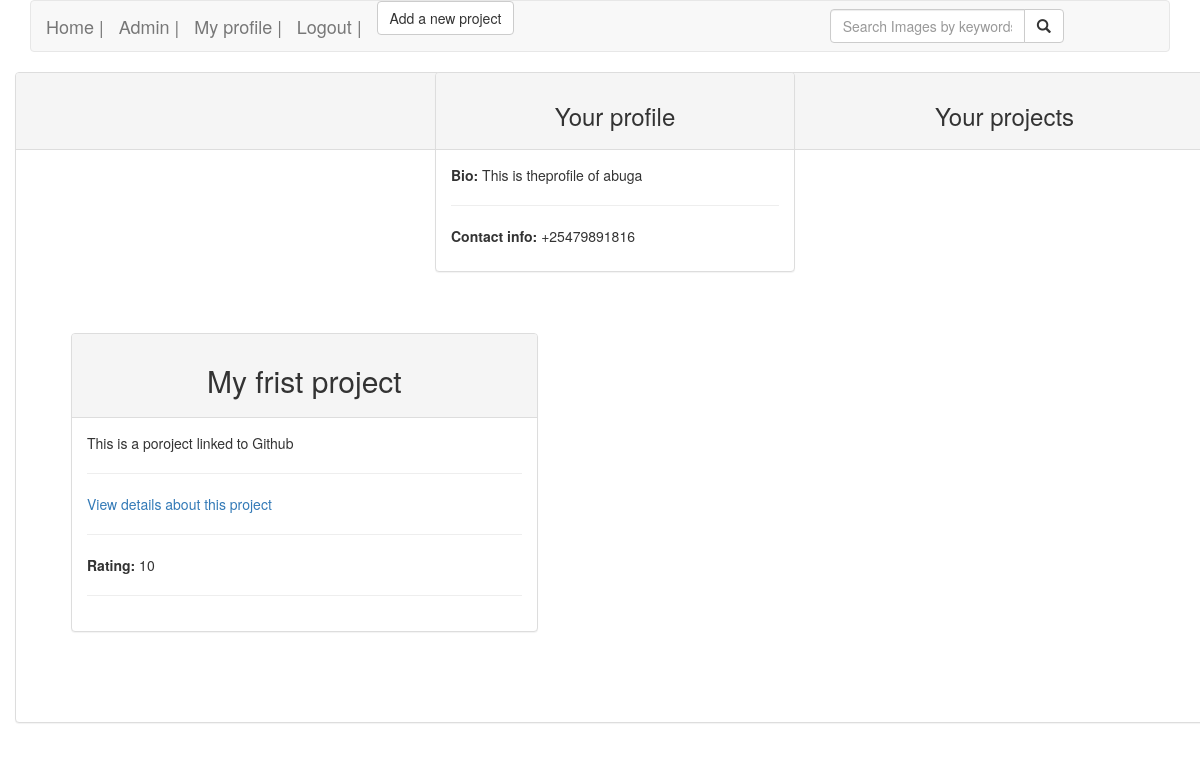
/accounts/profile/ (signed in), run on the app's committed database.
### awards/models.py (models this page shows, shortened)
class Profile(models.Model):
    username = models.ForeignKey(User,on_delete=models.CASCADE)
    bio = models.TextField()
    contactinfo = models.CharField(max_length=20)
    class Meta:
        ordering = ['username']

class Project(models.Model):
    title = models.CharField(max_length =60)
    project_details = models.TextField()
    live_site = models.CharField(max_length =100)
    creator = models.ForeignKey(User,on_delete=models.CASCADE)
    score = models.IntegerField(default=0)
    class Meta:
        ordering = ['title']

### awards/views.py (the view)
# urls.py: path('accounts/profile/', views.profile, name='user_profile'),
@login_required(login_url='/accounts/login/')
def profile(request):
    current_user=request.user
    projects = Project.objects.filter(Q(creator=current_user))
    try:
        profiles = Profile.objects.get(username=current_user)
    except Profile.DoesNotExist:
        profiles = ""
    if request.method == 'POST':
        form = NewProfileForm(request.POST, request.FILES)
        if form.is_valid():
            Profilez = form.save(commit=False)
            Profilez.username = current_user
            Profilez.save()
        return render(request, 'accounts/profile.html', {"form": form, "projects":projects, "profiles":profiles})
    else:
        form = NewProfileForm()
    return render(request, 'accounts/profile.html', {"form": form, "projects":projects,  "profiles":profiles})

### awards/forms.py
class NewProfileForm(forms.ModelForm):
    class Meta:
        model = Profile
        exclude = ['username']

### awards/templates/accounts/profile.html (shortened to what this page needs)
{%extends "django_registration/base.html"%}
{% load bootstrap3 %}
{% block content %}
<div class="container">
  <div class="row">
    <div class="col-md-4"></div>
    <div class="col-md-4">
      <div class="panel panel-default">
        <div class="panel-heading">
          <h3 class="text-center">Your profile</h3>
        </div>
        {% if profiles == ""%}
        <div class="panel-body">
                  <p> You have not yet submitted a profile, please add one below. </p>
          <form  action="{%url 'user_profile'%}" method="post" enctype="multipart/form-data">
            {%csrf_token%}
            {% bootstrap_form form%}
            <input type="submit" class="btn btn-success btn-lg" value="Post">
          </form>
            </div>
        {% else %}
        <div class="panel-body">
          <div class="row">
            <div class="col-md-12">
              <p><span style="font-weight: bold;"> Bio: </span> {{profiles.bio}} </p>
              <hr>
            </div>
          </div>
          <div class="row">
            <div class="col-md-12">
              <p><span style="font-weight: bold;"> Contact info: </span> {{profiles.contactinfo}}</p>
            </div>
          </div>
          </div>
          {% endif %}
    </div>
    <div class="col-md-4"></div>
  </div>
<div>
  <div class="row" >
    <div class="panel panel-default">
      <div class="panel-heading">
        <h3 class="text-center">Your projects</h3>
      </div>
      <div class="panel-body">
          <div class="panel-body">
            <div class="row">
              {% for project_item in projects %}
                <div class="col-xs-11 col-sm-11 col-md-5 col-lg-5" style="padding: 10px; margin: 30px; ">
                  <div class="panel panel-default">
                    <div class="panel-heading">
                      <h2 class="text-center"> {{ project_item.title }}</h2>
                    </div>
                    <div class="panel-body">
                        <div class = "row">
                          <div class = "col-md-12">
                            <p> {{ project_item.project_details}}  </p>
                              <hr>
                          </div>
                        </div>
                        <div class = "row">
                          <div class = "col-md-12">
                            <p> <a href="singleproject/{{project_item.id}}">View details about this project</a>  </p>
                              <hr>
                          </div>
                        </div>
                        <div class = "row">
                          <div class = "col-md-12">
                              <p> <span style="font-weight: bold;"> Rating: </span>{{ project_item.score }}</p>
                              <hr>
                          </div>
                        </div>
                    </div>
                  </div>
              </div>
        {% endfor %}
            </div>
  </div>
  </div>
</div>
</div>
{% endblock %}

### data on the page
Profile: bio "This is theprofile of abuga", contactinfo "+25479891816"
Project: title "My frist project", project_details "This is a poroject linked to Github", score "10"
